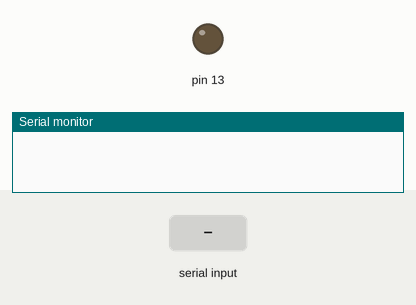
The sketch below on a simulated Arduino Uno, built with avr-gcc and run on an emulated ATmega328P. On the bench: output pins drawn as LEDs (lit = HIGH), the last lines printed to the serial monitor. The test bench sets the inputs (shaded band).

Above: at 1.2 s.
1.3 s: "1" received over Serial
At 4.2 s:
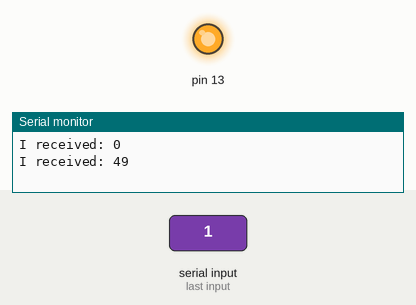
Timing chart, 0 to 10.3 s (numbered marks = the images above; inputs shaded):
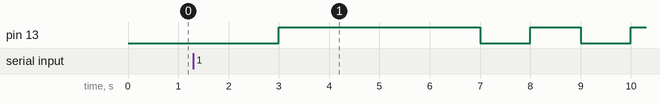

The sketch:

Serial_Read.ino
```cpp
int incomingByte = 0;   // for incoming serial data

void setup() {
        Serial.begin(9600);     // opens serial port, sets data rate to 9600 bps
        pinMode(13, OUTPUT);
}

void loop() {
        if (Serial.available() > 0) {
                // read the incoming byte:
                incomingByte = Serial.read();
                //incomingByte = (incomingByte, DEC);
                // say what you got:
                Serial.print("I received: ");
                Serial.println(incomingByte);
                digitalWrite(13, HIGH);
                delay(3000);
                digitalWrite(13, LOW);
        }
        if (incomingByte == 49){
            for (int i=0; i <= 5; i++){
                digitalWrite(13, HIGH);
                delay(1000);
                digitalWrite(13, LOW);
                delay(1000);
            }
            Serial.print("I received: ");
            Serial.println(incomingByte);
            incomingByte = 0;
          }
         if (incomingByte == 50){
            for (int i=0; i <= 10; i++){
                digitalWrite(13, HIGH);
                delay(500);
                digitalWrite(13, LOW);
                delay(500);
            }
            Serial.print("I received: ");
            Serial.println(incomingByte);
            incomingByte = 0;
          }
     delay(3000);
     Serial.print("I received: ");
     Serial.println(incomingByte);
}
```

Measured:
- after the input at 1.3 s, pin 13: goes HIGH 4.0 s, LOW 1.0 s, HIGH 1.0 s, LOW 1.0 s, then HIGH, starting after 1.7 s
